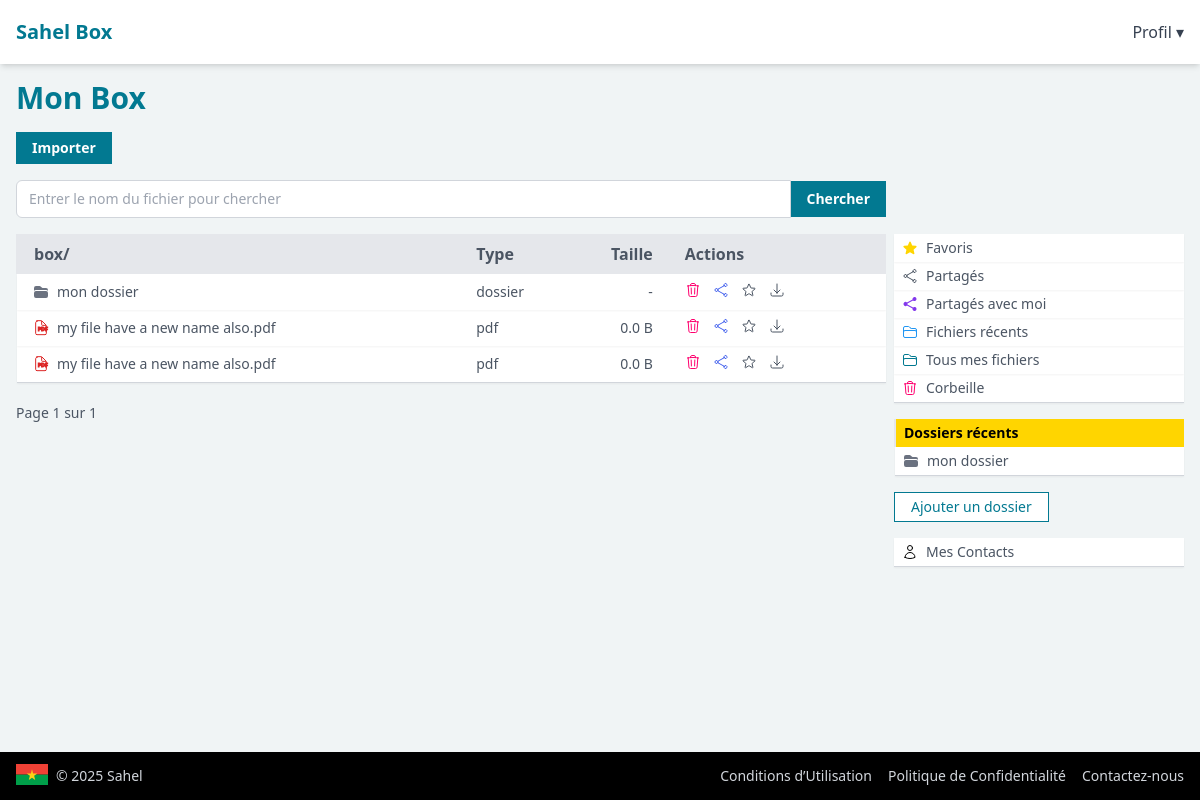
The page /mon-box/ (signed in) on the database as committed earlier.
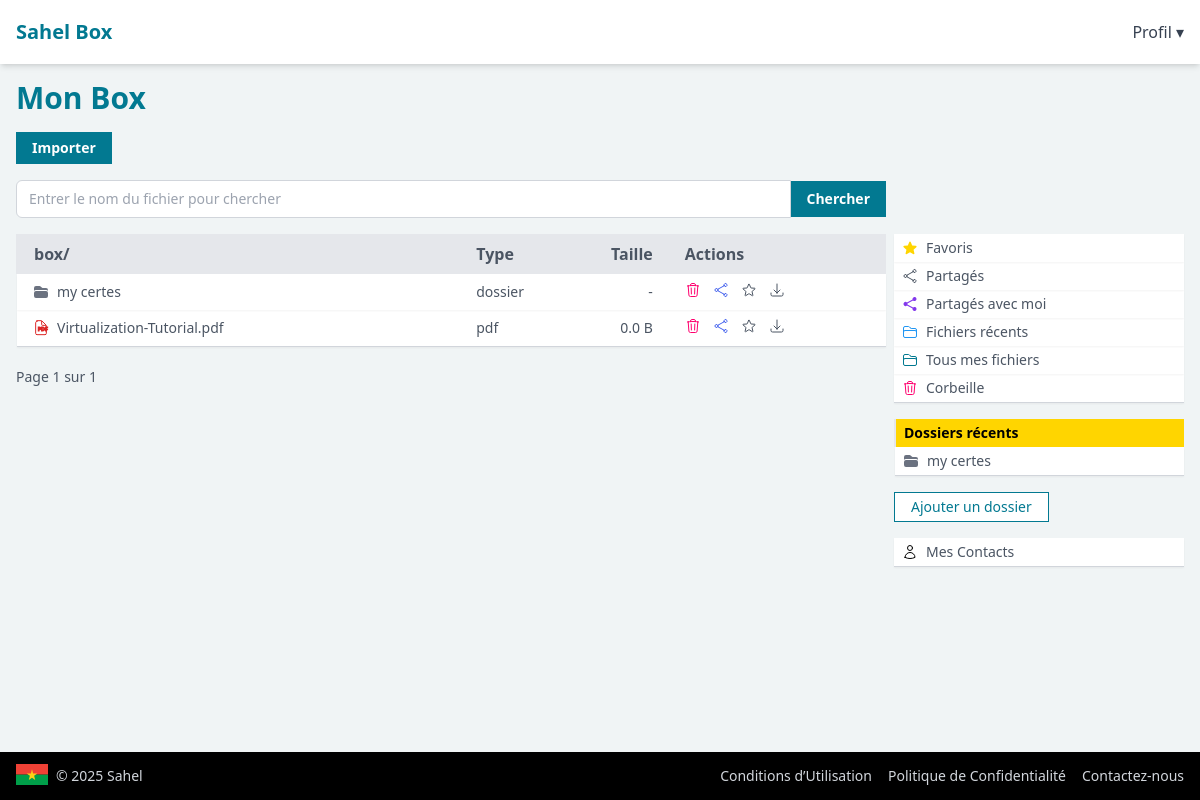
The same page on the database as committed later.
### drive/models.py (models this page shows, shortened)
class FolderRecord(models.Model):
    name = models.CharField(max_length=255)
    description = models.CharField(max_length=255, null=True, blank=True)
    slug = models.SlugField(max_length=255, unique=True, blank=True)
    folder_uuid = models.UUIDField(default=uuid.uuid4, editable=False, unique=True)
    is_favorite = models.BooleanField(default=False)
    shared_at = models.DateTimeField(null=True, blank=True)
    share_expires_at = models.DateTimeField(null=True, blank=True)
    shared_uuid = models.UUIDField(default=uuid.uuid4, unique=True)
    created_at = models.DateTimeField(auto_now_add=True)
    is_deleted = models.BooleanField(default=False)
    deleted_at = models.DateTimeField(null=True, blank=True)
    user = models.ForeignKey(
        get_user_model(),
        on_delete=models.CASCADE,
        related_name='folders'
    )
    parent = models.ForeignKey(
        'self',
        null=True,
        blank=True,
        on_delete=models.CASCADE,
        related_name='subfolders'
    )
    class Meta:
        unique_together = ('user', 'parent', 'name')  # prevent duplicate folder names within same parent
        ordering = ['name']
    @property
    def display_name(self):
        return self.name
    @property
    def type(self):
        return 'folder'
    @property
    def display_type(self):
        return 'dossier'

class FileRecord(models.Model):
    file = models.FileField(upload_to=user_hashed_upload_to)
    name = models.CharField(max_length=255)
    description = models.TextField(blank=True, null=True, max_length=1500)
    file_uuid = models.UUIDField(default=uuid.uuid4, editable=False, unique=True)
    slug = models.SlugField(max_length=255, unique=True, blank=True)
    is_favorite = models.BooleanField(default=False)
    shared_at = models.DateTimeField(null=True, blank=True)
    share_expires_at = models.DateTimeField(null=True, blank=True)
    shared_uuid = models.UUIDField(default=uuid.uuid4, unique=True)
    download_limit = models.IntegerField(null=True, blank=True)
    download_count = models.PositiveIntegerField(default=0)
    created_at = models.DateTimeField(auto_now_add=True)
    last_accessed_at = models.DateTimeField(auto_now_add=True, null=True, blank=True)
    last_updated_at = models.DateTimeField(auto_now_add=True)
    is_archived = models.BooleanField(default=False)
    archived_at = models.DateTimeField(null=True, blank=True)
    is_deleted = models.BooleanField(default=False)
    deleted_at = models.DateTimeField(null=True, blank=True)
    folder = models.ForeignKey(
        'FolderRecord',
        on_delete=models.SET_NULL,
        related_name='files',
        null=True,
        blank=True,
    )
    user = models.ForeignKey(
        get_user_model(),
        on_delete=models.CASCADE,
        related_name='files'
    )
    @property
    def size(self):
        if self.file and hasattr(self.file, 'path'):
            try:
                size_bytes = os.path.getsize(self.file.path)
                return size_bytes
            except OSError:
                return 0
        return 0
    @property
    def file_extension(self):
        name = self.name
        return os.path.splitext(name)[1].lower().lstrip('.')
    @property
    def display_name(self):
        return self.name
    @property
    def type(self):
        return 'file'
    @property
    def display_type(self):
        return self.file_extension
    @property
    def display_type_group(self):
        ext = self.display_type.lower()
        categories = {
            'pdf': ['pdf'],
            'image': ['jpg', 'jpeg', 'png', 'gif', 'bmp', 'svg', 'webp', 'tiff'],
            'document': ['pdf', 'doc', 'docx', 'odt', 'rtf', 'txt', 'md'],
            'spreadsheet': ['xls', 'xlsx', 'csv', 'ods'],
            'presentation': ['ppt', 'pptx', 'odp'],
            'archive': ['zip', 'rar', '7z', 'tar', 'gz'],
            'audio': ['mp3', 'wav', 'ogg', 'aac', 'flac', 'm4a'],
            'video': ['mp4', 'webm', 'mov', 'avi', 'mkv', 'wmv', 'flv'],
        }
        for category, extensions in categories.items():
            if ext in extensions:
                return category
        return 'other'
    @property
    def display_size(self):
        return sizeof_fmt(self.size)
    class Meta:
        ordering = ['-created_at']

### drive/views.py (the view, shortened to what this page needs)
# urls.py: path('', views.my_drive_view, name='my-box'),
@require_http_methods(['GET', 'POST'])
@login_required
def my_drive_view(request):
    page_size = request.GET.get('page_size', '20')
    if is_valid_int(page_size):
        page_size = int(page_size)
    else:
        page_size = 20
    page = request.GET.get('page', '1')
    if is_valid_int(page):
        page = int(page)
    else:
        page = 1
    if page_size > 50:
        page_size = 50
    folder = None
    folder_slug = None
    search_term = None
    files=list()
    folders=list()
    if request.method == 'POST':
        search_term = request.POST.get('search_term')
        if search_term:
            files = FileRecord.objects.filter(
                Q(name__icontains=search_term) |
                Q(description__icontains=search_term),
                user=request.user,
                is_deleted=False
            )
            folders = FolderRecord.objects.filter(
                Q(name__icontains=search_term) |
                Q(description__icontains=search_term),
                user=request.user,
                is_deleted=False
            )
    else:
        folder_slug = request.GET.get('dossier')
        if folder_slug == 'fichiers-recents':
            logger.info(f'fetching {folder_slug}...')
            files = FileRecord.objects.filter(
                user=request.user,
                is_deleted=False,
            ).order_by('-last_accessed_at')
            folders = FolderRecord.objects.none()
        else:
            logger.info(f'fetching root folders and files...')
            files = FileRecord.objects.filter(
                user=request.user,
                is_deleted=False,
                folder=None
            )
            folders = FolderRecord.objects.filter(
                is_deleted=False,
                user=request.user,
                parent=None
            )
    items = list(folders) + list(files)
    paginator = Paginator(items, page_size)
    page_obj = paginator.get_page(page)
    return render(request, 'drive/my-drive.html', {
        'files': page_obj,
        'folders': folders,
        'folder': folder,
        'folder_slug': folder_slug,
        'page_data': page_obj,
        'recent_folders': folders[:10],
        'search_term': search_term
    })

### core/utils.py (called while the page is built)
def is_valid_int(s):
    if not s:
        return False
    try:
        int(s)
        return True
    except ValueError:
        return False

### drive/models.py (called while the page is built)
def sizeof_fmt(num, suffix="B"):
    for unit in ["", "K", "M", "G", "T", "P", "E", "Z"]:
        if abs(num) < 1024.0:
            return f"{num:.1f} {unit}{suffix}"
        num /= 1024.0
    return f"{num:.1f} Y{suffix}"

### drive/templates/drive/my-drive.html (shortened to what the changed rows need)
{% extends 'base.html' %}
{% block content %}
<h1 class="text-xl md:text-2xl lg:text-3xl font-bold mb-4 text-[#027991]">Mon Box</h1>
<div>
    <div class="grid md:grid-cols-[3fr_1fr] sm:grid-cols-1 gap-2 mt-4">
        <div>
            <table class="border-b border-gray-300 w-full" id="file-table">
                <thead class="bg-gray-200">
                    <tr>
                        <th class="px-4 py-2 text-left text-md text-gray-600 font-semibold border-l-2 border-gray-200">
                            <a href="{% url 'my-box' %}" class="hover:text-[#027991]">box</a>/
                        </th>
                        <th class="w-[20%] md:w-[12%] px-4 py-2 text-left text-md text-gray-600 font-semibold">
                            Type
                        </th>
                        <th
                            class="w-[20%] md:w-[12%] px-4 py-2 text-left text-md text-gray-600 font-semibold text-right">
                            Taille
                        </th>
                        <th class="w-[25%] px-4 py-2 text-left text-md text-gray-600 font-semibold">
                            Actions
                        </th>
                    </tr>
                </thead>
                <tbody class="bg-white">
                    {% for item in page_data %}
                    <tr class="shadow shadow-sm group hover:bg-gray-50 hover:text-[#027991]">
                        <td class="px-4 py-2 text-md">
                            <div>
                                {% if item.type == 'folder' %}
                                <a href="{% url 'my-box' %}?dossier={{item.slug}}"
                                    class="text-sm flex space-x-2 items-center">
                                    <span class="text-sm text-gray-600">{{item.display_name}}</span>
                                </a>
                                {% else %}
                                <a href="{% url 'file-details' item.slug %}"
                                    class="text-sm flex space-x-2 items-center">
                                    {% include 'partials/record-icon.html' with display_type_group=item.display_type_group %}
                                    <span class="text-sm text-gray-600">{{item.display_name}}</span>
                                </a>
                                {% endif %}
                            </div>
                        </td>
                        <td class="px-4 py-2 text-sm text-gray-600">{{item.display_type}}</td>
                        <td class="px-4 py-2 text-sm text-right text-gray-600">
                            {% if item.type == 'folder' %}
                            -
                            {% else %}
                            {{item.display_size}}
                            {% endif %}
                        </td>
                        <td class="px-4 py-2 text-sm flex items-center space-x-3">
                            {% if item.type == 'folder' %}
                            {% url 'delete-folder' item.slug as delete_url %}
                            {% url 'share-folder' item.slug as share_url %}
                            {% url 'download-folder' item.slug as download_url %}
                            {% else %}
                            {% url 'delete-file' item.slug as delete_url %}
                            {% url 'share-file' item.slug as share_url %}
                            {% url 'download-file' item.slug as download_url %}
                            {% endif %}
                            <a href="{{delete_url}}">
                            </a>
                            <a href="{{share_url}}">
                            </a>
                            <a
                                href="{% url 'toggle-favorite' item.slug %}?type={{item.type}}{% if folder_slug %}&dossier={{folder_slug}}{%endif%}">
                            </a>
                            <a href="{{download_url}}">
                            </a>
                        </td>
                    </tr>
                    {% endfor %}
                </tbody>
            </table>
        </div>
        <div id="right-pane">
            <div id="my-folders">
                {% if recent_folders %}
                <table class="min-w-full border-b border-gray-300 mt-4">
                    <thead class="bg-[#ffd500]">
                        <tr>
                            <th class="px-2 py-1 text-left text-sm font-semibold border-l-2 border-gray-200">
                                <span>Dossiers récents</span>
                            </th>
                        </tr>
                    </thead>
                    <tbody class="bg-white">
                        {% for my_folder in recent_folders %}
                        <tr class="shadow shadow-sm group hover:bg-gray-50">
                            <td class="px-2 py-1 text-sm text-gray-600 hover:text-[#027991]">
                                <a class="flex items-center space-x-2"
                                    href="{% url 'my-box' %}?dossier={{my_folder.slug}}">
                                    <span>{{ my_folder.display_name }}</span>
                                </a>
                            </td>
                        </tr>
                        {% endfor %}
                    </tbody>
                </table>
                {% endif %}
            </div>
        </div>
    </div>
</div>
{% endblock %}

### drive/templates/partials/record-icon.html (shortened to what this page needs)
    {% if display_type_group == 'pdf' %}
    <svg xmlns="http://www.w3.org/2000/svg" class="w-4 h-4 shrink-0 text-red-600" fill="none" viewBox="0 0 24 24"
        stroke="currentColor" stroke-width="1.5">
        <text x="7" y="17" fill="currentColor" font-size="8" font-weight="bold">PDF</text>
    </svg>
    {% endif %}

Rows that differ between the two databases and show on the page:
no longer on this page (row edited): FolderRecord: display_name "mon dossier", display_type "dossier", is_favorite False (drawn)
no longer on this page (row edited): FileRecord: shows "PDF", display_name "my file have a new name also.pdf", display_type "pdf", display_size "0.0 B", is_favorite False (drawn)
no longer on this page (row edited): FileRecord: shows "PDF", display_name "my file have a new name also.pdf", display_type "pdf", display_size "0.0 B", is_favorite False (drawn)
added FolderRecord: display_name "my certes", display_type "dossier", is_favorite False (drawn)
added FileRecord: shows "PDF", display_name "Virtualization-Tutorial.pdf", display_type "pdf", display_size "0.0 B", is_favorite False (drawn)
